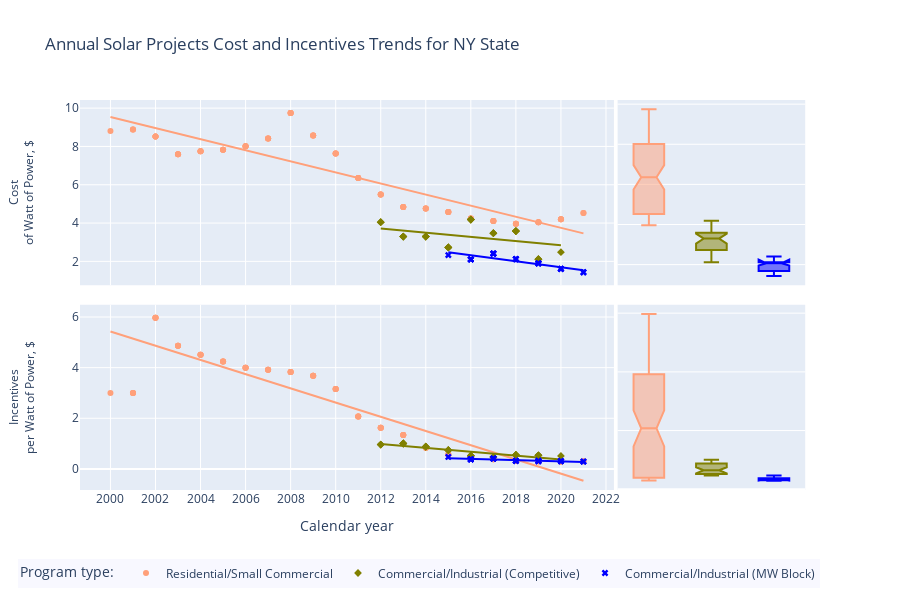

This figure's notebook cell:
### Code cell
fig = px.scatter(cost_incent, x='calendar_year', 
                                     y=['cost_per_watt_types_annual', 'incent_per_watt_types_annual'], 
                                     facet_row="variable",
                 symbol='program_type', 
                 symbol_sequence=['circle', 'diamond', 'x'],
              category_orders={'program_type':['Residential/Small Commercial', 'Commercial/Industrial (Competitive)', 'Commercial/Industrial (MW Block)']},
              height=600,
                 marginal_y='box', 
                 trendline='ols',
              labels={'calendar_year':'Calendar year', 'program_type':'Program type: '},
                                  facet_row_spacing=0.05,
                                     color='program_type', 
                                     color_discrete_sequence=['lightsalmon', 'olive', 'blue'], 
             title='Annual Solar Projects Cost and Incentives Trends for NY State')

fig.for_each_annotation(lambda a: a.update(textangle=-90, x='0', xref='paper', xanchor='right', xshift=-40))
fig.update_layout(annotations=({'text':'Incentives<br>per Watt of Power, $'}, {'text':'Cost<br>of Watt of Power, $'}))
fig.update_yaxes(matches=None, title=dict(text=''))
fig.update_xaxes(dtick=2)
fig.update_layout(legend=dict(
    orientation="h",
    bgcolor="ghostwhite", 
    yanchor="bottom",
    y=-0.25,
    xanchor="right",
    x=1
))
fig.show();

### Figure 1 — Plotly figure (JSON) as saved in the notebook; plotly's stock layout.template omitted (floating-point values rounded to 4 significant figures)
{"data": [{"hovertemplate": "Program type: =Residential/Small Commercial<br>variable=cost_per_watt_types_annual<br>Calendar year=%{x}<br>value=%{y}<extra></extra>", "legendgroup": "Residential/Small Commercial", "marker": {"color": "lightsalmon", "symbol": "circle"}, "mode": "markers", "name": "Residential/Small Commercial", "orientation": "v", "showlegend": true, "type": "scatter", "x": [2000, 2001, 2001, 2001, 2002, 2002, 2002, 2002, 2003, 2003, 2003, 2003, 2004, 2004, 2004, 2004, 2005, 2005, 2005, 2005, 2006, 2006, 2006, 2006, 2007, 2007, 2007, 2007, 2008, 2008, 2008, 2008, 2009, 2009, 2009, 2009, 2010, 2010, 2010, 2010, 2011, 2011, 2011, 2011, 2012, 2012, 2012, 2012, 2013, 2013, 2013, 2013, 2014, 2014, 2014, 2014, 2015, 2015, 2015, 2015, 2016, 2016, 2016, 2016, 2017, 2017, 2017, 2017, 2018, 2018, 2018, 2018, 2019, 2019, 2019, 2019, 2020, 2020, 2020, 2020, 2021, 2021], "xaxis": "x3", "y": [8.806, 8.883, 8.883, 8.883, 8.524, 8.524, 8.524, 8.524, 7.588, 7.588, 7.588, 7.588, 7.746, 7.746, 7.746, 7.746, 7.831, 7.831, 7.831, 7.831, 8.009, 8.009, 8.009, 8.009, 8.415, 8.415, 8.415, 8.415, 9.746, 9.746, 9.746, 9.746, 8.568, 8.568, 8.568, 8.568, 7.625, 7.625, 7.625, 7.625, 6.354, 6.354, 6.354, 6.354, 5.492, 5.492, 5.492, 5.492, 4.836, 4.836, 4.836, 4.836, 4.756, 4.756, 4.756, 4.756, 4.573, 4.573, 4.573, 4.573, 4.243, 4.243, 4.243, 4.243, 4.108, 4.108, 4.108, 4.108, 3.968, 3.968, 3.968, 3.968, 4.038, 4.038, 4.038, 4.038, 4.203, 4.203, 4.203, 4.203, 4.519, 4.519], "yaxis": "y3"}, {"alignmentgroup": "True", "hovertemplate": "Program type: =Residential/Small Commercial<br>variable=cost_per_watt_types_annual<br>value=%{y}<extra></extra>", "legendgroup": "Residential/Small Commercial", "marker": {"color": "lightsalmon", "symbol": "circle"}, "name": "Residential/Small Commercial", "notched": true, "offsetgroup": "Residential/Small Commercial", "showlegend": false, "type": "box", "xaxis": "x4", "y": [8.806, 8.883, 8.883, 8.883, 8.524, 8.524, 8.524, 8.524, 7.588, 7.588, 7.588, 7.588, 7.746, 7.746, 7.746, 7.746, 7.831, 7.831, 7.831, 7.831, 8.009, 8.009, 8.009, 8.009, 8.415, 8.415, 8.415, 8.415, 9.746, 9.746, 9.746, 9.746, 8.568, 8.568, 8.568, 8.568, 7.625, 7.625, 7.625, 7.625, 6.354, 6.354, 6.354, 6.354, 5.492, 5.492, 5.492, 5.492, 4.836, 4.836, 4.836, 4.836, 4.756, 4.756, 4.756, 4.756, 4.573, 4.573, 4.573, 4.573, 4.243, 4.243, 4.243, 4.243, 4.108, 4.108, 4.108, 4.108, 3.968, 3.968, 3.968, 3.968, 4.038, 4.038, 4.038, 4.038, 4.203, 4.203, 4.203, 4.203, 4.519, 4.519], "yaxis": "y4"}, {"hovertemplate": "<b>OLS trendline</b><br>value = -0.289183 * calendar_year + 587.9<br>R<sup>2</sup>=0.784273<br><br>Program type: =Residential/Small Commercial<br>variable=cost_per_watt_types_annual<br>Calendar year=%{x}<br>value=%{y} <b>(trend)</b><extra></extra>", "legendgroup": "Residential/Small Commercial", "marker": {"color": "lightsalmon", "symbol": "circle"}, "mode": "lines", "name": "Residential/Small Commercial", "showlegend": false, "type": "scatter", "x": [2000, 2001, 2001, 2001, 2002, 2002, 2002, 2002, 2003, 2003, 2003, 2003, 2004, 2004, 2004, 2004, 2005, 2005, 2005, 2005, 2006, 2006, 2006, 2006, 2007, 2007, 2007, 2007, 2008, 2008, 2008, 2008, 2009, 2009, 2009, 2009, 2010, 2010, 2010, 2010, 2011, 2011, 2011, 2011, 2012, 2012, 2012, 2012, 2013, 2013, 2013, 2013, 2014, 2014, 2014, 2014, 2015, 2015, 2015, 2015, 2016, 2016, 2016, 2016, 2017, 2017, 2017, 2017, 2018, 2018, 2018, 2018, 2019, 2019, 2019, 2019, 2020, 2020, 2020, 2020, 2021, 2021], "xaxis": "x3", "y": [9.534, 9.244, 9.244, 9.244, 8.955, 8.955, 8.955, 8.955, 8.666, 8.666, 8.666, 8.666, 8.377, 8.377, 8.377, 8.377, 8.088, 8.088, 8.088, 8.088, 7.798, 7.798, 7.798, 7.798, 7.509, 7.509, 7.509, 7.509, 7.22, 7.22, 7.22, 7.22, 6.931, 6.931, 6.931, 6.931, 6.642, 6.642, 6.642, 6.642, 6.352, 6.352, 6.352, 6.352, 6.063, 6.063, 6.063, 6.063, 5.774, 5.774, 5.774, 5.774, 5.485, 5.485, 5.485, 5.485, 5.196, 5.196, 5.196, 5.196, 4.907, 4.907, 4.907, 4.907, 4.617, 4.617, 4.617, 4.617, 4.328, 4.328, 4.328, 4.328, 4.039, 4.039, 4.039, 4.039, 3.75, 3.75, 3.75, 3.75, 3.461, 3.461], "yaxis": "y3"}, {"hovertemplate": "Program type: =Residential/Small Commercial<br>variable=incent_per_watt_types_annual<br>Calendar year=%{x}<br>value=%{y}<extra></extra>", "legendgroup": "Residential/Small Commercial", "marker": {"color": "lightsalmon", "symbol": "circle"}, "mode": "markers", "name": "Residential/Small Commercial", "orientation": "v", "showlegend": false, "type": "scatter", "x": [2000, 2001, 2001, 2001, 2002, 2002, 2002, 2002, 2003, 2003, 2003, 2003, 2004, 2004, 2004, 2004, 2005, 2005, 2005, 2005, 2006, 2006, 2006, 2006, 2007, 2007, 2007, 2007, 2008, 2008, 2008, 2008, 2009, 2009, 2009, 2009, 2010, 2010, 2010, 2010, 2011, 2011, 2011, 2011, 2012, 2012, 2012, 2012, 2013, 2013, 2013, 2013, 2014, 2014, 2014, 2014, 2015, 2015, 2015, 2015, 2016, 2016, 2016, 2016, 2017, 2017, 2017, 2017, 2018, 2018, 2018, 2018, 2019, 2019, 2019, 2019, 2020, 2020, 2020, 2020, 2021, 2021], "xaxis": "x", "y": [3, 2.997, 2.997, 2.997, 5.971, 5.971, 5.971, 5.971, 4.867, 4.867, 4.867, 4.867, 4.514, 4.514, 4.514, 4.514, 4.241, 4.241, 4.241, 4.241, 3.997, 3.997, 3.997, 3.997, 3.92, 3.92, 3.92, 3.92, 3.83, 3.83, 3.83, 3.83, 3.675, 3.675, 3.675, 3.675, 3.159, 3.159, 3.159, 3.159, 2.074, 2.074, 2.074, 2.074, 1.628, 1.628, 1.628, 1.628, 1.335, 1.335, 1.335, 1.335, 0.8385, 0.8385, 0.8385, 0.8385, 0.5701, 0.5701, 0.5701, 0.5701, 0.3879, 0.3879, 0.3879, 0.3879, 0.3786, 0.3786, 0.3786, 0.3786, 0.3232, 0.3232, 0.3232, 0.3232, 0.302, 0.302, 0.302, 0.302, 0.2941, 0.2941, 0.2941, 0.2941, 0.3003, 0.3003], "yaxis": "y"}, {"alignmentgroup": "True", "hovertemplate": "Program type: =Residential/Small Commercial<br>variable=incent_per_watt_types_annual<br>value=%{y}<extra></extra>", "legendgroup": "Residential/Small Commercial", "marker": {"color": "lightsalmon", "symbol": "circle"}, "name": "Residential/Small Commercial", "notched": true, "offsetgroup": "Residential/Small Commercial", "showlegend": false, "type": "box", "xaxis": "x2", "y": [3, 2.997, 2.997, 2.997, 5.971, 5.971, 5.971, 5.971, 4.867, 4.867, 4.867, 4.867, 4.514, 4.514, 4.514, 4.514, 4.241, 4.241, 4.241, 4.241, 3.997, 3.997, 3.997, 3.997, 3.92, 3.92, 3.92, 3.92, 3.83, 3.83, 3.83, 3.83, 3.675, 3.675, 3.675, 3.675, 3.159, 3.159, 3.159, 3.159, 2.074, 2.074, 2.074, 2.074, 1.628, 1.628, 1.628, 1.628, 1.335, 1.335, 1.335, 1.335, 0.8385, 0.8385, 0.8385, 0.8385, 0.5701, 0.5701, 0.5701, 0.5701, 0.3879, 0.3879, 0.3879, 0.3879, 0.3786, 0.3786, 0.3786, 0.3786, 0.3232, 0.3232, 0.3232, 0.3232, 0.302, 0.302, 0.302, 0.302, 0.2941, 0.2941, 0.2941, 0.2941, 0.3003, 0.3003], "yaxis": "y2"}, {"hovertemplate": "<b>OLS trendline</b><br>value = -0.280853 * calendar_year + 567.135<br>R<sup>2</sup>=0.848866<br><br>Program type: =Residential/Small Commercial<br>variable=incent_per_watt_types_annual<br>Calendar year=%{x}<br>value=%{y} <b>(trend)</b><extra></extra>", "legendgroup": "Residential/Small Commercial", "marker": {"color": "lightsalmon", "symbol": "circle"}, "mode": "lines", "name": "Residential/Small Commercial", "showlegend": false, "type": "scatter", "x": [2000, 2001, 2001, 2001, 2002, 2002, 2002, 2002, 2003, 2003, 2003, 2003, 2004, 2004, 2004, 2004, 2005, 2005, 2005, 2005, 2006, 2006, 2006, 2006, 2007, 2007, 2007, 2007, 2008, 2008, 2008, 2008, 2009, 2009, 2009, 2009, 2010, 2010, 2010, 2010, 2011, 2011, 2011, 2011, 2012, 2012, 2012, 2012, 2013, 2013, 2013, 2013, 2014, 2014, 2014, 2014, 2015, 2015, 2015, 2015, 2016, 2016, 2016, 2016, 2017, 2017, 2017, 2017, 2018, 2018, 2018, 2018, 2019, 2019, 2019, 2019, 2020, 2020, 2020, 2020, 2021, 2021], "xaxis": "x", "y": [5.43, 5.149, 5.149, 5.149, 4.868, 4.868, 4.868, 4.868, 4.587, 4.587, 4.587, 4.587, 4.306, 4.306, 4.306, 4.306, 4.026, 4.026, 4.026, 4.026, 3.745, 3.745, 3.745, 3.745, 3.464, 3.464, 3.464, 3.464, 3.183, 3.183, 3.183, 3.183, 2.902, 2.902, 2.902, 2.902, 2.621, 2.621, 2.621, 2.621, 2.34, 2.34, 2.34, 2.34, 2.06, 2.06, 2.06, 2.06, 1.779, 1.779, 1.779, 1.779, 1.498, 1.498, 1.498, 1.498, 1.217, 1.217, 1.217, 1.217, 0.9362, 0.9362, 0.9362, 0.9362, 0.6553, 0.6553, 0.6553, 0.6553, 0.3744, 0.3744, 0.3744, 0.3744, 0.09359, 0.09359, 0.09359, 0.09359, -0.1873, -0.1873, -0.1873, -0.1873, -0.4681, -0.4681], "yaxis": "y"}, {"hovertemplate": "Program type: =Commercial/Industrial (Competitive)<br>variable=cost_per_watt_types_annual<br>Calendar year=%{x}<br>value=%{y}<extra></extra>", "legendgroup": "Commercial/Industrial (Competitive)", "marker": {"color": "olive", "symbol": "diamond"}, "mode": "markers", "name": "Commercial/Industrial (Competitive)", "orientation": "v", "showlegend": true, "type": "scatter", "x": [2012, 2012, 2012, 2013, 2013, 2013, 2013, 2014, 2014, 2014, 2014, 2015, 2015, 2015, 2015, 2016, 2016, 2016, 2016, 2017, 2017, 2017, 2018, 2018, 2018, 2018, 2019, 2019, 2019, 2020], "xaxis": "x3", "y": [4.045, 4.045, 4.045, 3.296, 3.296, 3.296, 3.296, 3.294, 3.294, 3.294, 3.294, 2.726, 2.726, 2.726, 2.726, 4.184, 4.184, 4.184, 4.184, 3.474, 3.474, 3.474, 3.584, 3.584, 3.584, 3.584, 2.111, 2.111, 2.111, 2.479], "yaxis": "y3"}, {"alignmentgroup": "True", "hovertemplate": "Program type: =Commercial/Industrial (Competitive)<br>variable=cost_per_watt_types_annual<br>value=%{y}<extra></extra>", "legendgroup": "Commercial/Industrial (Competitive)", "marker": {"color": "olive", "symbol": "diamond"}, "name": "Commercial/Industrial (Competitive)", "notched": true, "offsetgroup": "Commercial/Industrial (Competitive)", "showlegend": false, "type": "box", "xaxis": "x4", "y": [4.045, 4.045, 4.045, 3.296, 3.296, 3.296, 3.296, 3.294, 3.294, 3.294, 3.294, 2.726, 2.726, 2.726, 2.726, 4.184, 4.184, 4.184, 4.184, 3.474, 3.474, 3.474, 3.584, 3.584, 3.584, 3.584, 2.111, 2.111, 2.111, 2.479], "yaxis": "y4"}, {"hovertemplate": "<b>OLS trendline</b><br>value = -0.108265 * calendar_year + 221.543<br>R<sup>2</sup>=0.165548<br><br>Program type: =Commercial/Industrial (Competitive)<br>variable=cost_per_watt_types_annual<br>Calendar year=%{x}<br>value=%{y} <b>(trend)</b><extra></extra>", "legendgroup": "Commercial/Industrial (Competitive)", "marker": {"color": "olive", "symbol": "diamond"}, "mode": "lines", "name": "Commercial/Industrial (Competitive)", "showlegend": false, "type": "scatter", "x": [2012, 2012, 2012, 2013, 2013, 2013, 2013, 2014, 2014, 2014, 2014, 2015, 2015, 2015, 2015, 2016, 2016, 2016, 2016, 2017, 2017, 2017, 2018, 2018, 2018, 2018, 2019, 2019, 2019, 2020], "xaxis": "x3", "y": [3.713, 3.713, 3.713, 3.605, 3.605, 3.605, 3.605, 3.497, 3.497, 3.497, 3.497, 3.388, 3.388, 3.388, 3.388, 3.28, 3.28, 3.28, 3.28, 3.172, 3.172, 3.172, 3.064, 3.064, 3.064, 3.064, 2.955, 2.955, 2.955, 2.847], "yaxis": "y3"}, {"hovertemplate": "Program type: =Commercial/Industrial (Competitive)<br>variable=incent_per_watt_types_annual<br>Calendar year=%{x}<br>value=%{y}<extra></extra>", "legendgroup": "Commercial/Industrial (Competitive)", "marker": {"color": "olive", "symbol": "diamond"}, "mode": "markers", "name": "Commercial/Industrial (Competitive)", "orientation": "v", "showlegend": false, "type": "scatter", "x": [2012, 2012, 2012, 2013, 2013, 2013, 2013, 2014, 2014, 2014, 2014, 2015, 2015, 2015, 2015, 2016, 2016, 2016, 2016, 2017, 2017, 2017, 2018, 2018, 2018, 2018, 2019, 2019, 2019, 2020], "xaxis": "x", "y": [0.9596, 0.9596, 0.9596, 1.002, 1.002, 1.002, 1.002, 0.8771, 0.8771, 0.8771, 0.8771, 0.7408, 0.7408, 0.7408, 0.7408, 0.5183, 0.5183, 0.5183, 0.5183, 0.4659, 0.4659, 0.4659, 0.5501, 0.5501, 0.5501, 0.5501, 0.5368, 0.5368, 0.5368, 0.5134], "yaxis": "y"}, {"alignmentgroup": "True", "hovertemplate": "Program type: =Commercial/Industrial (Competitive)<br>variable=incent_per_watt_types_annual<br>value=%{y}<extra></extra>", "legendgroup": "Commercial/Industrial (Competitive)", "marker": {"color": "olive", "symbol": "diamond"}, "name": "Commercial/Industrial (Competitive)", "notched": true, "offsetgroup": "Commercial/Industrial (Competitive)", "showlegend": false, "type": "box", "xaxis": "x2", "y": [0.9596, 0.9596, 0.9596, 1.002, 1.002, 1.002, 1.002, 0.8771, 0.8771, 0.8771, 0.8771, 0.7408, 0.7408, 0.7408, 0.7408, 0.5183, 0.5183, 0.5183, 0.5183, 0.4659, 0.4659, 0.4659, 0.5501, 0.5501, 0.5501, 0.5501, 0.5368, 0.5368, 0.5368, 0.5134], "yaxis": "y2"}, {"hovertemplate": "<b>OLS trendline</b><br>value = -0.0767765 * calendar_year + 155.456<br>R<sup>2</sup>=0.791936<br><br>Program type: =Commercial/Industrial (Competitive)<br>variable=incent_per_watt_types_annual<br>Calendar year=%{x}<br>value=%{y} <b>(trend)</b><extra></extra>", "legendgroup": "Commercial/Industrial (Competitive)", "marker": {"color": "olive", "symbol": "diamond"}, "mode": "lines", "name": "Commercial/Industrial (Competitive)", "showlegend": false, "type": "scatter", "x": [2012, 2012, 2012, 2013, 2013, 2013, 2013, 2014, 2014, 2014, 2014, 2015, 2015, 2015, 2015, 2016, 2016, 2016, 2016, 2017, 2017, 2017, 2018, 2018, 2018, 2018, 2019, 2019, 2019, 2020], "xaxis": "x", "y": [0.9815, 0.9815, 0.9815, 0.9048, 0.9048, 0.9048, 0.9048, 0.828, 0.828, 0.828, 0.828, 0.7512, 0.7512, 0.7512, 0.7512, 0.6744, 0.6744, 0.6744, 0.6744, 0.5977, 0.5977, 0.5977, 0.5209, 0.5209, 0.5209, 0.5209, 0.4441, 0.4441, 0.4441, 0.3673], "yaxis": "y"}, {"hovertemplate": "Program type: =Commercial/Industrial (MW Block)<br>variable=cost_per_watt_types_annual<br>Calendar year=%{x}<br>value=%{y}<extra></extra>", "legendgroup": "Commercial/Industrial (MW Block)", "marker": {"color": "blue", "symbol": "x"}, "mode": "markers", "name": "Commercial/Industrial (MW Block)", "orientation": "v", "showlegend": true, "type": "scatter", "x": [2015, 2016, 2016, 2016, 2016, 2017, 2017, 2017, 2017, 2018, 2018, 2018, 2018, 2019, 2019, 2019, 2019, 2020, 2020, 2020, 2020, 2021, 2021], "xaxis": "x3", "y": [2.328, 2.103, 2.103, 2.103, 2.103, 2.407, 2.407, 2.407, 2.407, 2.121, 2.121, 2.121, 2.121, 1.894, 1.894, 1.894, 1.894, 1.609, 1.609, 1.609, 1.609, 1.432, 1.432], "yaxis": "y3"}, {"alignmentgroup": "True", "hovertemplate": "Program type: =Commercial/Industrial (MW Block)<br>variable=cost_per_watt_types_annual<br>value=%{y}<extra></extra>", "legendgroup": "Commercial/Industrial (MW Block)", "marker": {"color": "blue", "symbol": "x"}, "name": "Commercial/Industrial (MW Block)", "notched": true, "offsetgroup": "Commercial/Industrial (MW Block)", "showlegend": false, "type": "box", "xaxis": "x4", "y": [2.328, 2.103, 2.103, 2.103, 2.103, 2.407, 2.407, 2.407, 2.407, 2.121, 2.121, 2.121, 2.121, 1.894, 1.894, 1.894, 1.894, 1.609, 1.609, 1.609, 1.609, 1.432, 1.432], "yaxis": "y4"}, {"hovertemplate": "<b>OLS trendline</b><br>value = -0.155559 * calendar_year + 315.926<br>R<sup>2</sup>=0.742582<br><br>Program type: =Commercial/Industrial (MW Block)<br>variable=cost_per_watt_types_annual<br>Calendar year=%{x}<br>value=%{y} <b>(trend)</b><extra></extra>", "legendgroup": "Commercial/Industrial (MW Block)", "marker": {"color": "blue", "symbol": "x"}, "mode": "lines", "name": "Commercial/Industrial (MW Block)", "showlegend": false, "type": "scatter", "x": [2015, 2016, 2016, 2016, 2016, 2017, 2017, 2017, 2017, 2018, 2018, 2018, 2018, 2019, 2019, 2019, 2019, 2020, 2020, 2020, 2020, 2021, 2021], "xaxis": "x3", "y": [2.475, 2.32, 2.32, 2.32, 2.32, 2.164, 2.164, 2.164, 2.164, 2.008, 2.008, 2.008, 2.008, 1.853, 1.853, 1.853, 1.853, 1.697, 1.697, 1.697, 1.697, 1.542, 1.542], "yaxis": "y3"}, {"hovertemplate": "Program type: =Commercial/Industrial (MW Block)<br>variable=incent_per_watt_types_annual<br>Calendar year=%{x}<br>value=%{y}<extra></extra>", "legendgroup": "Commercial/Industrial (MW Block)", "marker": {"color": "blue", "symbol": "x"}, "mode": "markers", "name": "Commercial/Industrial (MW Block)", "orientation": "v", "showlegend": false, "type": "scatter", "x": [2015, 2016, 2016, 2016, 2016, 2017, 2017, 2017, 2017, 2018, 2018, 2018, 2018, 2019, 2019, 2019, 2019, 2020, 2020, 2020, 2020, 2021, 2021], "xaxis": "x", "y": [0.471, 0.3788, 0.3788, 0.3788, 0.3788, 0.4084, 0.4084, 0.4084, 0.4084, 0.3185, 0.3185, 0.3185, 0.3185, 0.3114, 0.3114, 0.3114, 0.3114, 0.305, 0.305, 0.305, 0.305, 0.2898, 0.2898], "yaxis": "y"}, {"alignmentgroup": "True", "hovertemplate": "Program type: =Commercial/Industrial (MW Block)<br>variable=incent_per_watt_types_annual<br>value=%{y}<extra></extra>", "legendgroup": "Commercial/Industrial (MW Block)", "marker": {"color": "blue", "symbol": "x"}, "name": "Commercial/Industrial (MW Block)", "notched": true, "offsetgroup": "Commercial/Industrial (MW Block)", "showlegend": false, "type": "box", "xaxis": "x2", "y": [0.471, 0.3788, 0.3788, 0.3788, 0.3788, 0.4084, 0.4084, 0.4084, 0.4084, 0.3185, 0.3185, 0.3185, 0.3185, 0.3114, 0.3114, 0.3114, 0.3114, 0.305, 0.305, 0.305, 0.305, 0.2898, 0.2898], "yaxis": "y2"}, {"hovertemplate": "<b>OLS trendline</b><br>value = -0.0253371 * calendar_year + 51.4787<br>R<sup>2</sup>=0.759426<br><br>Program type: =Commercial/Industrial (MW Block)<br>variable=incent_per_watt_types_annual<br>Calendar year=%{x}<br>value=%{y} <b>(trend)</b><extra></extra>", "legendgroup": "Commercial/Industrial (MW Block)", "marker": {"color": "blue", "symbol": "x"}, "mode": "lines", "name": "Commercial/Industrial (MW Block)", "showlegend": false, "type": "scatter", "x": [2015, 2016, 2016, 2016, 2016, 2017, 2017, 2017, 2017, 2018, 2018, 2018, 2018, 2019, 2019, 2019, 2019, 2020, 2020, 2020, 2020, 2021, 2021], "xaxis": "x", "y": [0.4245, 0.3991, 0.3991, 0.3991, 0.3991, 0.3738, 0.3738, 0.3738, 0.3738, 0.3485, 0.3485, 0.3485, 0.3485, 0.3231, 0.3231, 0.3231, 0.3231, 0.2978, 0.2978, 0.2978, 0.2978, 0.2725, 0.2725], "yaxis": "y"}], "layout": {"annotations": [{"font": {}, "showarrow": false, "text": "Incentives<br>per Watt of Power, $", "textangle": -90, "x": "0", "xanchor": "right", "xref": "paper", "xshift": -40, "y": 0.2375, "yanchor": "middle", "yref": "paper"}, {"font": {}, "showarrow": false, "text": "Cost<br>of Watt of Power, $", "textangle": -90, "x": "0", "xanchor": "right", "xref": "paper", "xshift": -40, "y": 0.7625, "yanchor": "middle", "yref": "paper"}], "height": 600, "legend": {"bgcolor": "ghostwhite", "orientation": "h", "title": {"text": "Program type: "}, "tracegroupgap": 0, "x": 1, "xanchor": "right", "y": -0.25, "yanchor": "bottom"}, "title": {"text": "Annual Solar Projects Cost and Incentives Trends for NY State"}, "xaxis": {"anchor": "y", "domain": [0, 0.7215], "dtick": 2, "title": {"text": "Calendar year"}}, "xaxis2": {"anchor": "y2", "domain": [0.7265, 0.98], "dtick": 2, "matches": "x2", "showgrid": false, "showline": false, "showticklabels": false, "ticks": ""}, "xaxis3": {"anchor": "y3", "domain": [0, 0.7215], "dtick": 2, "matches": "x", "showticklabels": false}, "xaxis4": {"anchor": "y4", "domain": [0.7265, 0.98], "dtick": 2, "matches": "x2", "showgrid": false, "showline": false, "showticklabels": false, "ticks": ""}, "yaxis": {"anchor": "x", "domain": [0, 0.475], "title": {"text": ""}}, "yaxis2": {"anchor": "x2", "domain": [0, 0.475], "showgrid": true, "showticklabels": false, "title": {"text": ""}}, "yaxis3": {"anchor": "x3", "domain": [0.525, 1], "title": {"text": ""}}, "yaxis4": {"anchor": "x4", "domain": [0.525, 1], "showgrid": true, "showticklabels": false, "title": {"text": ""}}}}
